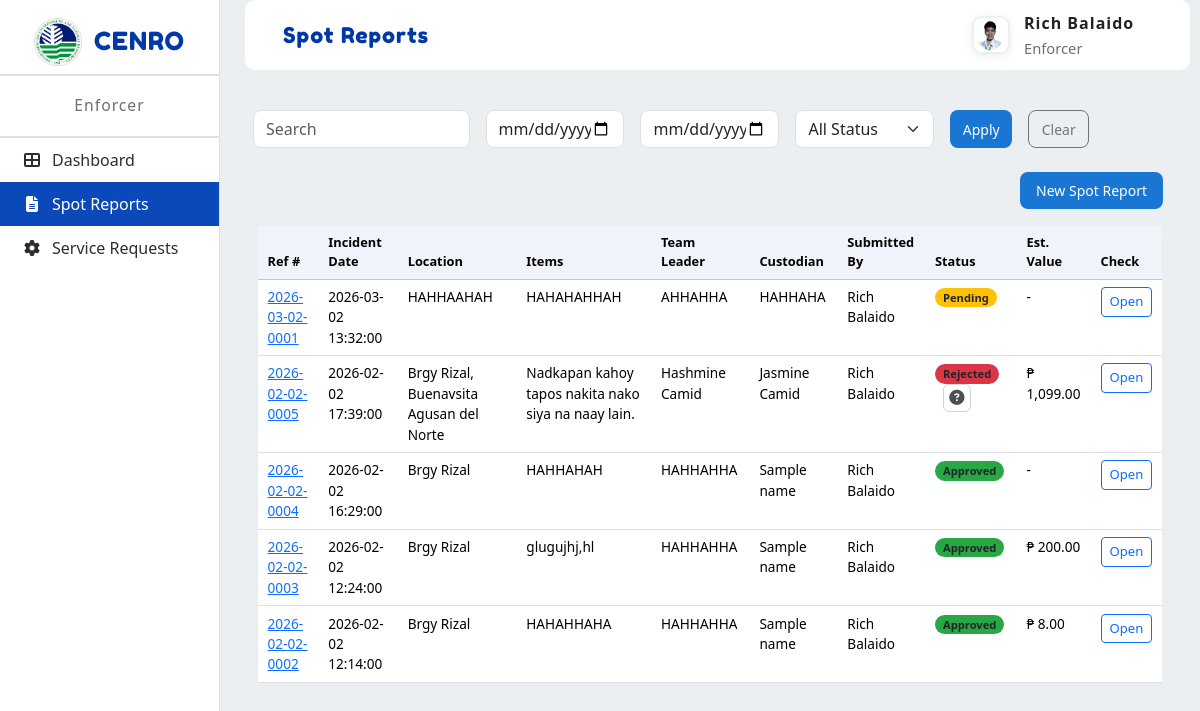
The app's page /prototype/app/modules/enforcer/views/spot_reports.php (signed in) with its own data.
### tables this page shows
CREATE TABLE `users` (
  `id` int(11) NOT NULL,
  `email` varchar(255) NOT NULL,
  `password_hash` varchar(255) NOT NULL,
  `full_name` varchar(255) NOT NULL,
  `contact_number` varchar(20) DEFAULT NULL,
  `office_unit` varchar(255) DEFAULT NULL,
  `profile_picture` varchar(255) DEFAULT NULL,
  `role` enum('Admin','Enforcement Officer','Enforcer','Property Custodian','Office Staff') NOT NULL,
  `status` tinyint(1) DEFAULT 1,
  `created_at` timestamp NOT NULL DEFAULT current_timestamp(),
  `updated_at` timestamp NOT NULL DEFAULT current_timestamp() ON UPDATE current_timestamp(),
  `last_login` timestamp NULL DEFAULT NULL,
  `position` varchar(100) DEFAULT NULL
);

CREATE TABLE `spot_reports` (
  `id` int(10) UNSIGNED NOT NULL,
  `reference_no` varchar(100) NOT NULL,
  `incident_datetime` datetime DEFAULT NULL,
  `memo_date` datetime DEFAULT NULL,
  `location` text DEFAULT NULL,
  `summary` text DEFAULT NULL,
  `team_leader` varchar(255) DEFAULT NULL,
  `custodian` varchar(255) DEFAULT NULL,
  `status` varchar(50) NOT NULL DEFAULT 'Draft',
  `status_comment` text DEFAULT NULL,
  `case_status` varchar(64) DEFAULT NULL,
  `created_at` datetime NOT NULL DEFAULT current_timestamp(),
  `updated_at` datetime DEFAULT NULL,
  `submitted_by` int(11) DEFAULT NULL
);

### prototype/app/modules/enforcer/views/spot_reports.php (the view, shortened to what this page needs)
<!DOCTYPE html>
<html lang="en">
<head>
  <link href="https://cdn.jsdelivr.net/npm/bootstrap@5.3.2/dist/css/bootstrap.min.css" rel="stylesheet">
  <link rel="stylesheet" href="https://cdn.jsdelivr.net/npm/bootstrap-icons@1.11.1/font/bootstrap-icons.css">
  <link rel="stylesheet" href="../../../../public/assets/css/modules/admin/common.css">
  <link rel="stylesheet" href="../../../../public/assets/css/modules/admin/dashboard.css">
  <link rel="stylesheet" href="https://cdnjs.cloudflare.com/ajax/libs/font-awesome/6.4.2/css/all.min.css">
</head>
<body>
  <div class="layout">
    <nav class="sidebar" role="navigation" aria-label="Main sidebar">
      <div class="sidebar-logo">
        <img src="../../../../public/assets/images/denr-logo.png" alt="DENR Logo">
        <span>CENRO</span>
      </div>
      <div class="sidebar-role">Enforcer</div>
      <nav class="sidebar-nav" aria-label="Sidebar menu">
        <ul>
          <li><a href="dashboard.php"><i class="fa fa-th-large"></i> Dashboard</a></li>
          <li class="active"><a href="spot_reports.php"><i class="fa fa-file-text"></i> Spot Reports</a></li>
          <li><a href="service_requests.php"><i class="fa fa-cog"></i> Service Requests</a></li>
        </ul>
      </nav>
    </nav>
    <div class="main">
      <div class="topbar">
        <div class="topbar-card">
          <div class="topbar-title">Spot Reports</div>
          <?php include __DIR__ . '/../../shared/views/topbar_profile.php'; ?>
        </div>
      </div>
      <div class="main-content">
        <div class="container-fluid p-2">
          <div class="row mb-4 g-3 align-items-end">
            <div class="col-md-3">
              <input id="searchInput" type="text" class="form-control" placeholder="Search" style="border-radius: 8px; border: 1px solid #e0e0e0; height: 38px;">
            </div>
            <div class="col-md-2">
              <input id="dateFrom" type="date" class="form-control" placeholder="dd/mm/yyyy" style="border-radius: 8px; border: 1px solid #e0e0e0; height: 38px;">
            </div>
            <div class="col-md-2">
              <input id="dateTo" type="date" class="form-control" placeholder="dd/mm/yyyy" style="border-radius: 8px; border: 1px solid #e0e0e0; height: 38px;">
            </div>
            <div class="col-md-2">
              <select id="statusFilter" class="form-select" style="border-radius: 8px; border: 1px solid #e0e0e0; height: 38px;">
                <option value="">All Status</option>
              </select>
            </div>
            <div class="col-md-1">
              <button id="applyFilter" class="btn btn-primary w-100" style="border-radius: 8px; background: #1976d2; border: none; height: 38px; font-size: 14px;">Apply</button>
            </div>
            <div class="col-md-1">
              <button id="clearFilter" class="btn btn-outline-secondary w-100" style="border-radius: 8px; height: 38px; font-size: 14px;">Clear</button>
            </div>
          </div>
          <div class="row mb-3">
            <div class="col-12 d-flex justify-content-end">
              <a href="new_spot_report.php" class="btn btn-primary" style="border-radius: 8px; background: #1976d2; border: none; padding: 8px 16px; font-size: 14px; text-decoration: none;">
                New Spot Report
              </a>
            </div>
          </div>
          <div class="row">
            <div class="col-12">
              <div class="card">
                <div class="card-body p-0">
                  <div class="table-responsive">
                    <table class="table table-hover mb-0">
                      <thead class="table-light">
                        <tr>
                          <th>Ref #</th>
                          <th>Incident Date</th>
                          <th>Location</th>
                          <th>Items</th>
                          <th>Team Leader</th>
                          <th>Custodian</th>
                          <th>Submitted By</th>
                          <th>Status</th>
                          <th>Est. Value</th>
                          <th>Check</th>
                        </tr>
                      </thead>
                      <tbody>
<?php
try {
  require_once dirname(dirname(dirname(__DIR__))) . '/config/db.php';
  $rows = array();
  $sessionUid = isset($_SESSION['uid']) ? (int)$_SESSION['uid'] : null;
  if ($sessionUid) {
    $stmt = $pdo->prepare("SELECT s.id, s.reference_no, s.incident_datetime, s.location, s.summary, s.team_leader, s.custodian, s.status, s.status_comment, u.full_name AS submitted_by_name, (SELECT SUM(value) FROM spot_report_items WHERE report_id = s.id) AS est_value FROM spot_reports s LEFT JOIN users u ON u.id = s.submitted_by WHERE s.submitted_by = ? ORDER BY s.created_at DESC");
    $stmt->execute([$sessionUid]);
    $rows = $stmt->fetchAll(PDO::FETCH_ASSOC);
  } else {
    $rows = array();
  }
} catch (Exception $e) {
  $rows = array();
}
function short($s, $len = 120) {
  $s = trim(strip_tags((string)$s));
  if (mb_strlen($s) <= $len) return $s;
  return mb_substr($s, 0, $len) . '...';
}
if (!empty($rows)) {
  foreach ($rows as $r) {
    $ref = htmlspecialchars($r['reference_no']);
    $inc = $r['incident_datetime'] ? htmlspecialchars($r['incident_datetime']) : '-';
    $loc = htmlspecialchars($r['location'] ?? '');
    $sum = htmlspecialchars(short($r['summary'] ?? ''));
    $tl = htmlspecialchars($r['team_leader'] ?? '');
    $cust = htmlspecialchars($r['custodian'] ?? '');
    $submittedBy = htmlspecialchars($r['submitted_by_name'] ?? '-');
    $stRaw = $r['status'] ?? '';
    $status = htmlspecialchars($stRaw);
    $commentRaw = isset($r['status_comment']) ? $r['status_comment'] : '';
    $commentAttr = htmlspecialchars($commentRaw, ENT_QUOTES);
    $badge = 'secondary';
    $stTrim = trim($stRaw);
    if (strcasecmp($stTrim, 'Draft') === 0 || strcasecmp($stTrim, 'Pending') === 0) $badge = 'warning';
    elseif (strcasecmp($stTrim, 'Approved') === 0) $badge = 'success';
    elseif (strcasecmp($stTrim, 'Rejected') === 0) $badge = 'danger';
    elseif (strcasecmp($stTrim, 'Under Review') === 0 || strcasecmp($stTrim, 'Under_Review') === 0) $badge = 'info';
    $estRaw = isset($r['est_value']) ? $r['est_value'] : null;
    $est = ($estRaw !== null && $estRaw !== '') ? ('₱ ' . number_format((float)$estRaw, 2)) : '-';
    $viewUrl = 'view_spot_report.php?ref=' . urlencode($r['reference_no']);
    echo "<tr>\n";
    echo "  <td><a href=\"$viewUrl\">$ref</a></td>\n";
    echo "  <td>$inc</td>\n";
    echo "  <td>$loc</td>\n";
    echo "  <td>$sum</td>\n";
    echo "  <td>$tl</td>\n";
    echo "  <td>$cust</td>\n";
    echo "  <td>" . $submittedBy . "</td>\n";
    $statusCellHtml = "<span class=\"badge bg-{$badge} fs-6\">$status</span>";
    if (strcasecmp(trim($stRaw), 'Rejected') === 0 && $commentRaw !== '') {
      $statusCellHtml .= " <button type=\"button\" class=\"status-comment-btn\" data-comment=\"{$commentAttr}\" title=\"View comment\" style=\"display:inline-flex;align-items:center;justify-content:center;width:28px;height:28px;margin-left:8px;vertical-align:middle;border:1px solid #ced4da;border-radius:6px;background:#fff;color:#495057;padding:0;\"><i class=\"fa fa-question-circle\"></i></button>";
    }
    echo "  <td>$statusCellHtml</td>\n";
    echo "  <td>$est</td>\n";
    echo "  <td><a class=\"btn btn-sm btn-outline-primary\" href=\"$viewUrl\">Open</a></td>\n";
    echo "</tr>\n";
  }
} else {
  echo '<tr><td colspan="10" class="text-center">No spot reports found.</td></tr>';
}
?>
                      </tbody>
                    </table>
                  </div>
                </div>
              </div>
            </div>
          </div>
        </div>
      </div>
    </div>
  </div>
  </body>
</html>

### prototype/app/modules/shared/views/topbar_profile.php (shortened to what this page needs)
<?php
require_once __DIR__ . '/../../../../app/config/db.php';
$topImg = '../../../../public/assets/images/default-avatar.png';
$topName = 'Guest';
$topRole = 'User';
$sessionUserId = $_SESSION['uid'] ?? $_SESSION['id'] ?? null;
$sessionUserEmail = $_SESSION['email'] ?? null;
try {
  $r = null;
  if (!empty($sessionUserId)) {
    $stmt = $pdo->prepare('SELECT id, full_name, profile_picture, role FROM users WHERE id = ? LIMIT 1');
    $stmt->execute([$sessionUserId]);
    $r = $stmt->fetch();
  } elseif (!empty($sessionUserEmail)) {
    $stmt = $pdo->prepare('SELECT id, full_name, profile_picture, role FROM users WHERE email = ? LIMIT 1');
    $stmt->execute([$sessionUserEmail]);
    $r = $stmt->fetch();
  }
  if (!empty($r)) {
    if (!empty($r['full_name'])) {
      $parts = preg_split('/\s+/', trim($r['full_name']));
      if (count($parts) === 1) {
        $topName = $parts[0];
      } else {
        $topName = $parts[0] . ' ' . $parts[count($parts) - 1];
      }
    } else {
      $topName = $topName;
    }
    $topRole = !empty($r['role']) ? $r['role'] : $topRole;
    if (!empty($r['profile_picture'])) {
      $stored = ltrim($r['profile_picture'], '/');
      $fsPath = __DIR__ . '/../../../../' . $stored;
      if (file_exists($fsPath)) {
        $topImg = '../../../../' . $stored;
      }
    }
  }
} catch (Exception $e) {
}
?>
<div class="topbar-profile-card" id="profileCard">
  <img src="<?php echo htmlspecialchars($topImg); ?>" alt="Profile" class="topbar-profile-img" id="profileImg">
  <div class="topbar-profile-info">
    <span class="name"><?php echo htmlspecialchars($topName); ?></span>
    <span class="role"><?php echo htmlspecialchars($topRole); ?></span>
  </div>
</div>

### prototype/public/assets/css/modules/admin/common.css (style rules this page uses)
body { margin:0; font-family:"Segoe UI", Arial, sans-serif; background:#eceff1; }
.layout { display:flex; height:100vh; }
.sidebar { width:220px; background:#fff; border-right:1px solid #e0e0e0; display:flex; flex-direction:column; align-items:center; padding:0; position: fixed; top: 0; left: 0; bottom: 0; height: 100vh; z-index: 100; }
.sidebar-logo { width:100%; display:flex; flex-direction:row; align-items:center; justify-content:center; gap:12px; padding:18px 18px 8px 18px; }
.sidebar-logo img { width:48px; height:48px; object-fit:contain; }
.sidebar-logo span { color:#0038A8; font-family:'Fredoka One', cursive; font-size:1.4rem; font-weight:400; letter-spacing:1px; }
.sidebar-role { width:100%; text-align:center; padding:18px 0 18px 0; color:#6b6f76; font-size:.98rem; font-weight:500; letter-spacing:1px; border-top:2px solid #e0e0e0; border-bottom:2px solid #e0e0e0; background:#fff; }
.sidebar-nav { width:100%; margin-top:0; }
.sidebar-nav ul { list-style:none; margin:0; padding:0; }
.sidebar-nav li { display:flex; align-items:center; gap:10px; padding:10px 22px; cursor:pointer; color:#2b2f35; font-size:1rem; transition:background .15s; }
.sidebar-nav li:not(.dropdown) { padding:10px 22px; }
.sidebar-nav li.active { background:#0a49b7; color:#fff; }
.sidebar-nav li i { width:20px; text-align:center; }
.sidebar-nav li a { color:inherit; text-decoration:none; width:100%; display:flex; align-items:center; gap:10px; }
.badge { background: #ffc107; color: #212529; border-radius: 12px; padding: 2px 8px; font-size: 0.75rem; font-weight: 600; min-width: 20px; text-align: center; display: inline-block; }
.main { margin-left: 220px; width: calc(100% - 220px); display: flex; flex-direction: column; height: 100vh; }
.topbar { background: #eceff1; padding: 15px 0; display: flex; align-items: flex-start; justify-content: center; padding: 0; }
.topbar-card { width: 98%; margin: 0px auto 0 auto; margin-left: 25px; background: #fff; border-radius: 10px; box-shadow: none; display: flex; align-items: center; justify-content: flex-start; padding: 2px 38px; min-height: 70px; }
.topbar-title { font-size: 1.35rem; font-family: 'Fredoka One', cursive; color: #0038A8; margin: 0; letter-spacing: 1px; flex: 3; margin-right: 15px; }
.topbar-profile-card { display: flex; align-items: center; background: none; border-radius: 5px; box-shadow: none; padding: 0; min-width: 180px; max-width: 220px; width: auto; flex: 0 0 auto; cursor: pointer; position: relative; }
.topbar-profile-img { width: 40px; height: 40px; border-radius: 50%; margin-right: 12px; object-fit: cover; }
.topbar-profile-info { display: flex; flex-direction: column; }
.topbar-profile-info .name { font-weight: 600; font-size: 0.9rem; color: #2b2f35; margin-bottom: 2px; }
.topbar-profile-info .role { font-size: 0.8rem; color: #6b6f76; }
.main-content { flex: 1; background: #eceff1; overflow-y: auto; opacity: 0; transform: translateY(30px) scale(0.98); filter: blur(2px); animation: professionalSlideIn 0.8s cubic-bezier(0.25, 0.46, 0.45, 0.94) 0.1s forwards; }
.main-content > * { opacity: 0; transform: translateY(20px); animation: staggeredFadeIn 0.6s cubic-bezier(0.25, 0.46, 0.45, 0.94) forwards; }
.main-content > *:nth-child(1) { animation-delay: 0.2s; }
.topbar-profile-img, .profile-image, .user-avatar, .profile-photo, .team-avatar, .requester-avatar, .img-fluid.rounded-circle { border-radius: 6px !important; }
.card { border: 1px solid #e9ecef; border-radius: 0.375rem; }
.table-light, .table-light > th, .table-light > td, thead.table-light th { background-color: #F0F4FA !important; }
.main::before, .main::after, .main-content::before, .main-content::after { content: none !important; background: none !important; }
body { overflow-x: hidden; }
.main { overflow: hidden; }

### prototype/app/modules/enforcer/views/spot_reports.php (style rules this page uses)
.badge { font-size: 0.7rem; padding: 4px 8px; border-radius: 20px; }
.badge.bg-success { background-color: #28a745 !important; }
.badge.bg-warning { background-color: #ffc107 !important; color: #212529 !important; }
.badge.bg-danger { background-color: #dc3545 !important; }
.table thead th, .table tbody td { font-size: 0.85rem; padding: 0.45rem 0.6rem; }
.table thead th { font-size: 0.8rem; }
.status-comment-btn i { font-size: 0.95rem; }
.btn-sm { padding: 0.25rem 0.5rem; font-size: 0.82rem; }
.badge.fs-6 { font-size: 0.7rem !important; padding: 4px 8px !important; }

### records on screen
users: profile_picture (picture), full_name "Rich Balaido", role "Enforcer"
spot_reports: reference_no "2026-03-02-0001", incident_datetime "2026-03-02 13:32:00", location "HAHHAAHAH", summary "HAHAHAHHAH", team_leader "AHHAHHA", custodian "HAHHAHA", submitted_by.full_name "Rich Balaido", status "Pending", est "-"
spot_reports: reference_no "2026-02-02-0005", incident_datetime "2026-02-02 17:39:00", location "Brgy Rizal, Buenavsita Agusan del Norte", summary "Nadkapan kahoy tapos nakita nako siya na naay lain.", team_leader "Hashmine Camid", custodian "Jasmine Camid", submitted_by.full_name "Rich Balaido", status "Rejected", est "₱ 1,099.00"
spot_reports: reference_no "2026-02-02-0004", incident_datetime "2026-02-02 16:29:00", location "Brgy Rizal", summary "HAHHAHAH", team_leader "HAHHAHHA", custodian "Sample name", submitted_by.full_name "Rich Balaido", status "Approved", est "-"
spot_reports: reference_no "2026-02-02-0003", incident_datetime "2026-02-02 12:24:00", location "Brgy Rizal", summary "glugujhj,hl", team_leader "HAHHAHHA", custodian "Sample name", submitted_by.full_name "Rich Balaido", status "Approved", est "₱ 200.00"
spot_reports: reference_no "2026-02-02-0002", incident_datetime "2026-02-02 12:14:00", location "Brgy Rizal", summary "HAHAHHAHA", team_leader "HAHHAHHA", custodian "Sample name", submitted_by.full_name "Rich Balaido", status "Approved", est "₱ 8.00"
